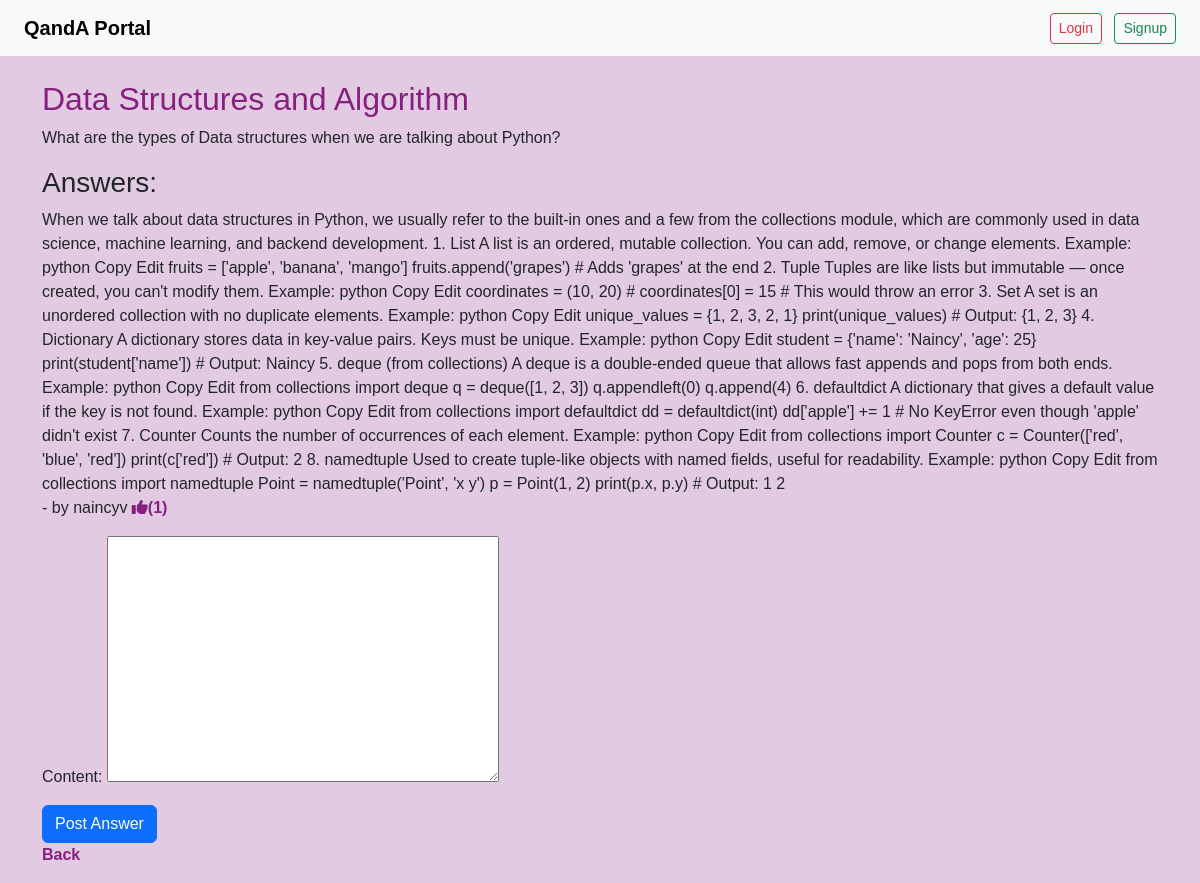
Screenshot of /question/5/ with the database file from the repository.
### mainapp/models.py (models this page shows, shortened)
class Question(models.Model):
    user = models.ForeignKey(User, on_delete=models.CASCADE)
    title = models.CharField(max_length=255)
    description = models.TextField()
    created_at = models.DateTimeField(auto_now_add=True)

class Answer(models.Model):
    question = models.ForeignKey(Question, on_delete=models.CASCADE, related_name='answers')
    user = models.ForeignKey(User, on_delete=models.CASCADE)
    content = models.TextField()
    likes = models.ManyToManyField(User, related_name='liked_answers', blank=True)
    created_at = models.DateTimeField(auto_now_add=True)
    def total_likes(self):
        return self.likes.count()

### mainapp/views.py (the view)
# urls.py: path('question/<int:id>/', views.question_detail, name='question_detail'),
def question_detail(request, id):
    question = get_object_or_404(Question, id=id)
    answers = question.answers.all()
    form = AnswerForm()
    return render(request, 'main/question_detail.html', {'question': question, 'answers': answers, 'form': form})

### mainapp/forms.py
class AnswerForm(forms.ModelForm):
    class Meta:
        model = Answer
        fields = ['content']
        widgets = {
            'text': forms.Textarea(attrs={'class': 'form-control','style': 'font-weight: bold;'}),
        }

### mainapp/templates/main/question_detail.html (shortened to what this page needs)
{% extends "home.html" %}
{% block content %}
    <h2>{{question.title}}</h2>
    <p>{{question.description}}</p>
    <h3>Answers: </h3>
    {% for answer in answers %}
    <div>
        <p>{{ answer.content }} </br>- by {{ answer.user }}
            <a href="{% url 'like_answer' answer.id %}"><i class="fas fa-thumbs-up"></i>({{ answer.total_likes }})</a></p>
    </div>
    {% endfor %}
    <form method="post" action="{% url 'post_answer' question.id %}">
        {{ form.as_p }}
        <button type="submit" class="btn btn-primary">Post Answer</button>
      </form>
      <p><a href="{% url 'home' %}">Back</a></p>
{% endblock %}

### mainapp/static/css/style.css (style rules this page uses)
body, head { background-color: #e2cbe2; font-family: 'Trebuchet MS', 'Lucida Sans Unicode', 'Lucida Grande', 'Lucida Sans', Arial, sans-serif; }
h1, h2 { color: #831a7bf8; }
a { text-decoration: none; color: #831a7bf8; font-weight: bold; }

### rows the page displays
Question: title "Data Structures and Algorithm", description "What are the types of Data structures when we are talking about Python?"
Answer: content "When we talk about data structures in Python, we usually refer to the built-in ones and a few from the collections module, which are commonly used in data science, machine learning, and backend development. 1. List A list is an ordered, mutable collection. You can add, remove, or change elements. Example: python Copy Edit fruits = ['apple', 'banana', 'mango'] fruits.append('grapes') # Adds 'grapes' at the end 2. Tuple Tuples are like lists but immutable — once created, you can't modify them. Example: python Copy Edit coordinates = (10, 20) # coordinates[0] = 15 # This would throw an error 3. Set A set is an unordered collection with no duplicate elements. Example: python Copy Edit…", user "naincyv", total_likes "1"
